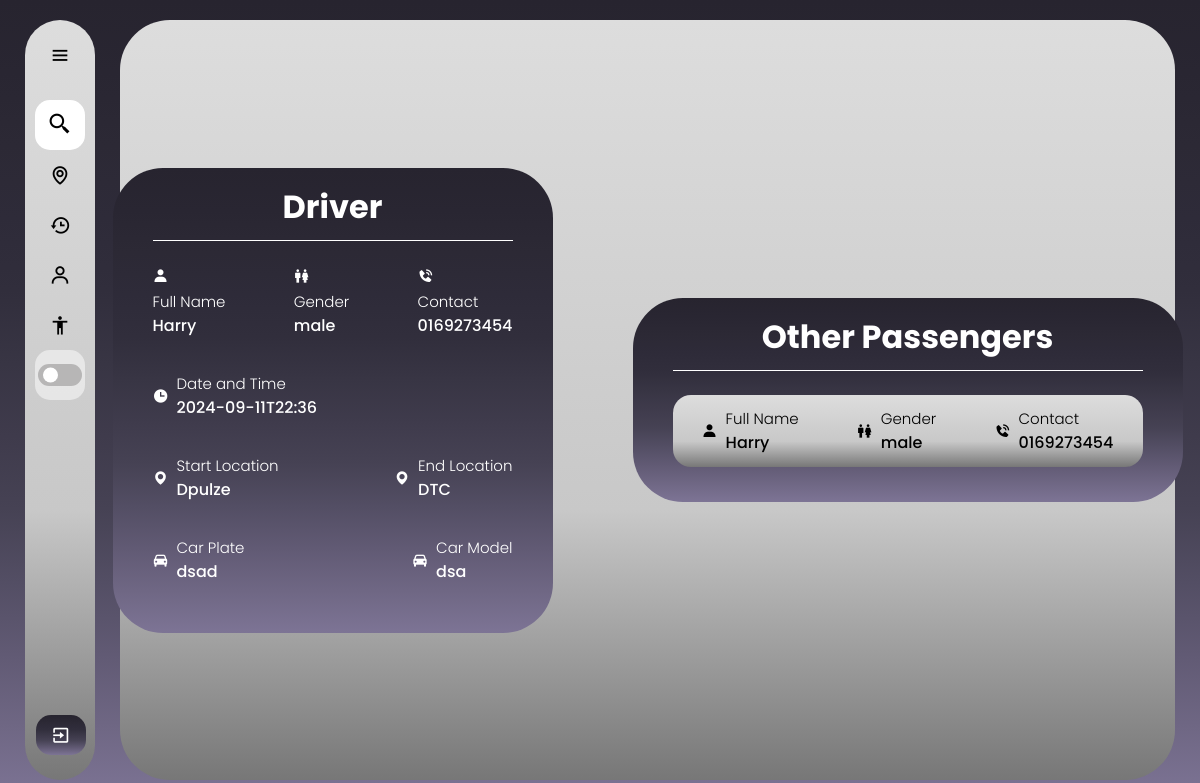
Before: /match_driver/4 (signed in) with the older database file.
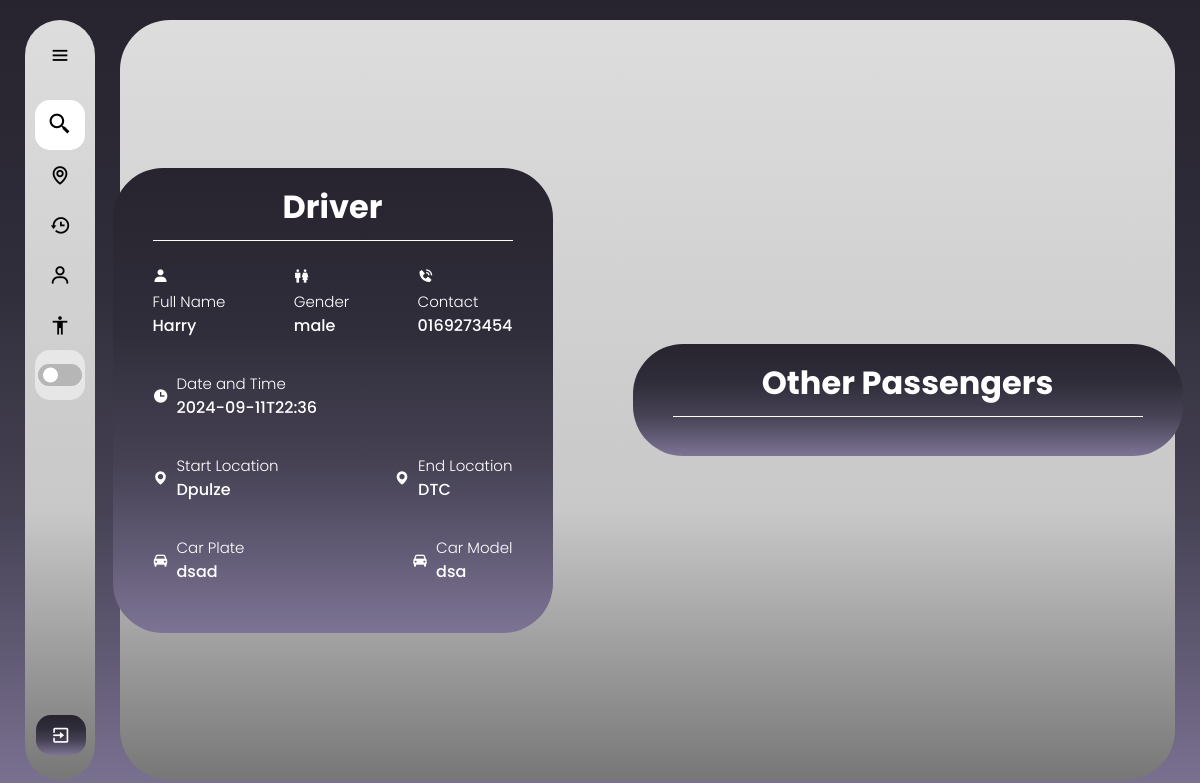
After: the same page with the newer database file.
### web/models.py (models this page shows)
class PassengerMatch(db.Model):
    id = db.Column(db.Integer, primary_key=True)
    passenger_id = db.Column(db.Integer, db.ForeignKey('user.id'), nullable=False)
    driver_id = db.Column(db.Integer, db.ForeignKey('driverspost.id'), nullable=False)
    payment_proof_id = db.Column(db.Integer, db.ForeignKey('payment_proof.id'), nullable=True)
    status = db.Column(db.String(20), nullable=False, default='in_progress')
    passenger = db.relationship('User', foreign_keys=[passenger_id], backref='matches_as_passenger')
    driver = db.relationship('Driverspost', foreign_keys=[driver_id], backref='matches_as_driver')
    payment_proof = db.relationship('PaymentProof', backref='matches', lazy=True)

class Profile(db.Model):
    id = db.Column(db.Integer, primary_key=True)
    fullName = db.Column(db.String(150))
    gender = db.Column(db.String(100), nullable=False)
    birthyear=db.Column(db.String(15), nullable=False)
    contact = db.Column(db.String(15), nullable=False)
    birthyear = db.Column(db.String(15), nullable=False)
    profile_pic = db.Column(db.String(200), default="default.jpg")  # Make sure this column is present
    user_id = db.Column(db.Integer, db.ForeignKey('user.id'), nullable=False)
    birthyear = db.Column(db.String(15), nullable=False)

### web/routes.py (the view)
@bp.route('/match_driver/<int:driver_id>')
@login_required
def match_driver(driver_id):
    profile = Profile.query.filter_by(user_id=current_user.id).first()
    driver = Driverspost.query.get_or_404(driver_id)
    profiles = Profile.query.all()
    profile_dict = {profile.user_id: profile for profile in profiles}
    passengers = PassengerMatch.query.filter_by(driver_id=driver_id, status='in_progress').all()
    return render_template('match_driver.html', driver=driver, passengers=passengers, profile_dict=profile_dict, profile=profile)

### web/templates/match_driver.html (shortened to what the changed rows need)
{% extends "base_passenger.html" %}
{% block content %}
<!DOCTYPE html>
<html lang="en">
<head>
    <link rel="stylesheet" href="../static/match_driver.css">
    <link href='https://unpkg.com/boxicons@2.1.4/css/boxicons.min.css' rel='stylesheet'>
</head>
<body>
    <div class="container">
        <div class="box">
            <div class="driver">
                <div class="header">
                    <h1>Driver</h1>
                </div>
                <div class="details">
                    <div class="row">
                        <div class="info">
                            <i class='bx bxs-user'></i>
                            <h3>Full Name</h3>
                            <p>{{ profile_dict[driver.user_id].fullName }}</p>
                        </div>
                        <div class="info">
                            <i class='bx bx-male-female'></i>
                            <h3>Gender</h3>
                            <p>{{ profile_dict[driver.user_id].gender }}</p>
                        </div>
                        <div class="info">
                            <i class='bx bxs-phone-call'></i>
                            <h3>Contact</h3>
                            <p>{{ profile_dict[driver.user_id].contact }}</p>
                        </div>
                    </div>
                </div>
            </div>
            <div class="passenger">
                <div class="header">
                    <h1>Other Passengers</h1>
                </div>
                <div class="details">
                    {% for passenger in passengers %}
                    <div class="seperate">
                        <div class="info_left-right">
                            <i class='bx bxs-user'></i>
                            <div class="info_up-down">
                                <h3>Full Name</h3>
                                <p>{{ profile_dict[passenger.passenger_id].fullName }}</p>
                            </div>
                        </div>
                        <div class="info_left-right">
                            <i class='bx bx-male-female'></i>
                            <div class="info_up-down">
                                <h3>Gender</h3>
                                <p>{{ profile_dict[passenger.passenger_id].gender }}</p>
                            </div>
                        </div>
                        <div class="info_left-right">
                            <i class='bx bxs-phone-call'></i>
                            <div class="info_up-down">
                                <h3>Contact</h3>
                                <p>{{ profile_dict[passenger.passenger_id].contact }}</p>
                            </div>
                        </div>
                    </div>
                    {% endfor %}
                </div>
            </div>
        </div>
    </div>
</body>
</html>
{% endblock %}

Changed rows visible on the page:
no longer on this page (row edited): PassengerMatch: {{ profile_dict[passenger.passenger_id].fullName }} "Harry", {{ profile_dict[passenger.passenger_id].gender }} "male", {{ profile_dict[passenger.passenger_id].contact }} "0169273454"
